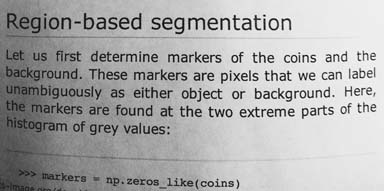
#> input picture skimage.data.page(), 384 x 191 px
$ python main.py
#> lines starting #> are read from the running program, lines starting #| are printed output that depends on the picture
### histograms.py
import numpy as np
import matplotlib.pyplot as plt
import skimage

import plotter


def adjust_intensity(in_image, in_range=None, out_range=None):
    """Implementa un algoritmo de alteración del rango dinámico de la imagen.

    :param in_image: array
        Matriz MxN con la imagen de entrada.

    :param in_range: vector, opcional
        Vector 1x2 con el rango de niveles de intensidad [imin, imax] de entrada. Si el vector está vacío (por defecto),
        el mínimo y el máximo de la imagen de entrada se usan como imin e imax.

    :param out_range: vector, opcional
        Vector 1x2 con el rango de niveles de intensidad [omin, omax] de salida. El valor por defecto es [0, 1]

    :return: out_image
        Matriz MxN con la imagen de salida después de la alteración de su rango dinámico.
    """
    if in_image.ndim > 2:
        in_image = skimage.color.rgb2gray(in_image)
    in_image = (in_image - np.min(in_image)) / (np.max(in_image) - np.min(in_image))

    if out_range is None:
        out_range = [0, 1]
    elif not isinstance(out_range, list) or len(out_range) != 2:
        raise ValueError(f"`out_range` debe ser un vector 1x2, got {out_range}.")

    if in_range is None:
        in_range = [np.min(in_image), np.max(in_image)]
    elif not isinstance(in_range, list) or len(in_range) != 2:
        raise ValueError(f"`in_range` debe ser un vector 1x2, got {in_range}.")

    out_image = out_range[0] + (
                ((out_range[1] - out_range[0]) * (in_image - in_range[0])) / (in_range[1] - in_range[0]))

    return out_image


def equalize_intensity(in_image, n_bins=256):
    """Implementa un algoritmo de ecualización de histograma.

    :param in_image: array
        Matriz MxN con la imagen de entrada.

    :param n_bins: int, opcional
        Número de bins utilizados en el procesamiento. Se asume que el intervalo de entrada [0 1] se divide en n_bins
        intervalos iguales para hacer el procesamiento, y que la imagen de salida vuelve a quedar en el intervalo [0 1].

    :return: out_image
        Matriz MxN con la imagen de salida después de la ecualización de su histograma.
    """
    if in_image.ndim > 2:
        in_image = skimage.color.rgb2gray(in_image)

    cdf = 0
    out_image = np.copy(in_image)
    d = {}

    for i in np.unique(in_image.ravel()):
        occurrence = np.count_nonzero(np.sort(in_image.ravel()) == i)
        cdf += occurrence
        h = round((cdf - 1) / (in_image.size - 1) * (n_bins - 1))
        d[i] = h

    for k, v in d.items():
        out_image[in_image == k] = v

    norm_out_image = (out_image - np.min(out_image)) / (np.max(out_image) - np.min(out_image))

    return norm_out_image


def plot_output(in_image):
    out_image_intensity = adjust_intensity(in_image, in_range=[0.3, 0.6], out_range=[0.4, 0.5])
    out_image_equalized = equalize_intensity(in_image)

    # Mostrar resultados
    fig = plt.figure(figsize=(8, 5))
    axes = np.zeros((2, 3), dtype=object)

    axes[0, 0] = fig.add_subplot(2, 3, 1)
    for i in range(1, 3):
        axes[0, i] = fig.add_subplot(2, 3, 1 + i, sharex=axes[0, 0], sharey=axes[0, 0])
    for i in range(0, 3):
        axes[1, i] = fig.add_subplot(2, 3, 4 + i)

    ax_img, ax_hist, ax_cdf = plotter.plot_img_and_hist(in_image, axes[:, 0])
    ax_img.set_title('Low contrast image')

    y_min, y_max = ax_hist.get_ylim()
    ax_hist.set_ylabel('Number of pixels')
    ax_hist.set_yticks(np.linspace(0, y_max, 5))
    ax_cdf.set_yticks([])

    ax_img, _, ax_cdf = plotter.plot_img_and_hist(out_image_intensity, axes[:, 1])
    ax_img.set_title('Intensity adjustment')
    ax_cdf.set_yticks([])

    ax_img, _, ax_cdf = plotter.plot_img_and_hist(out_image_equalized, axes[:, 2])
    ax_img.set_title('Histogram equalization')
    ax_cdf.set_yticks([])

    # prevent overlap of y-axis labels
    fig.tight_layout()
    plt.show()

### plotter.py
import matplotlib.pyplot as plt
import skimage


def plot_img_and_hist(image, axes, bins=256):
    image = skimage.util.img_as_float(image)
    ax_img, ax_hist = axes
    ax_cdf = ax_hist.twinx()

    # Mostrar imagen
    ax_img.imshow(image, cmap=plt.cm.gray, vmin=0, vmax=1)
    ax_img.set_axis_off()

    # Mostrar histograma
    ax_hist.hist(image.ravel(), bins=bins, histtype='step', color='black')
    ax_hist.ticklabel_format(axis='y', style='scientific', scilimits=(0, 0))
    ax_hist.set_xlabel('Pixel intensity')
    ax_hist.set_xlim(0, 1)
    ax_hist.set_yticks([])

    # Mostrar distribución
    img_cdf, bins = skimage.exposure.cumulative_distribution(image, bins)
    ax_cdf.plot(bins, img_cdf, 'r')
    ax_cdf.set_yticks([])

    return ax_img, ax_hist, ax_cdf

### main.py
import skimage
import histograms
import morphological
import filters
import edge

"""
>> histograms.plot_output(in_image)
"""
histograms.plot_output(skimage.data.page())
#> in adjust_intensity, `out_image = out_range[0] + ( ((out_range[1] - out_range[0]) * (in_imag..`:
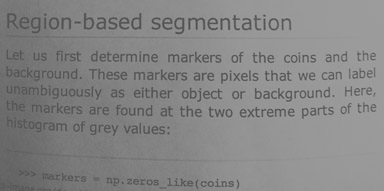
#> out_image: shape (191, 384) float64; min 0.3, max 0.633, mean 0.524
#> in plot_output, in_image is the input picture: shape (191, 384); min 0, max 255, mean 171.5
#> the loop in equalize_intensity, `for i in np.unique(in_image.ravel()):` made 255 passes
#> (occurrence, cdf, h) on passes 1 to 3: (9, 9, 0), (3, 12, 0), (1, 13, 0)
#> after the loop in equalize_intensity, `for i in np.unique(in_image.ravel()):`: cdf = 73344; d = 255 items
#> the loop in equalize_intensity, `for k, v in d.items():` made 255 passes
#> v on passes 1 to 3: 0, 0, 0
#> after the loop in equalize_intensity, `for k, v in d.items():`:
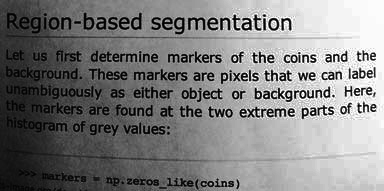
#> out_image: shape (191, 384); min 0, max 255, mean 128.5
#> in plot_img_and_hist, `img_cdf, bins = skimage.exposure.cumulative_distribution(image, bins)`: img_cdf = 256 values from 0.000123 to 1; bins = 256 values from 0.00195 to 0.998
#> in plot_output, `y_min, y_max = ax_hist.get_ylim()`: y_min = 0; y_max = 1773.5
#> in plot_output, `plt.show()`:
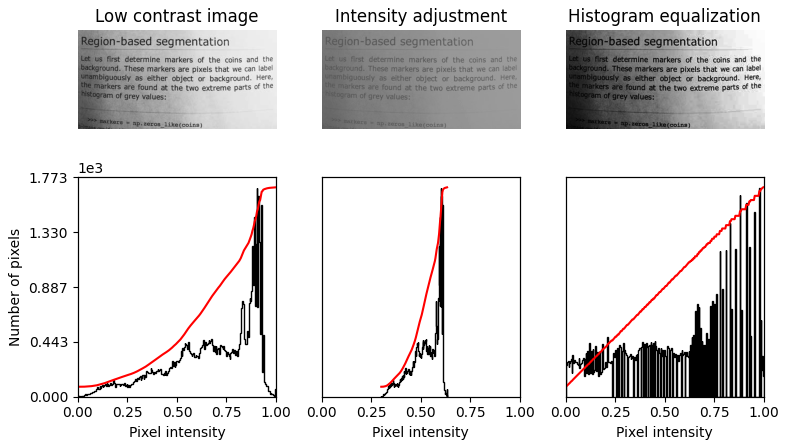
#> figure drawn by matplotlib, 9 panels

"""
>> filters.plot_output(in_image, mode="all", filter_size=9, sigma=9)

mode (por defecto, "all")
       all : Muestra todas las imágenes en un mismo panel.
     split : Muestra todas las imágenes individualmente.
    median : Muestra solo el filtro de medianas.
     gauss : Muestra solo el filtro de gauss.

filter (por defecto, 9)
    Tamaño del kernel a usar en el filtro de medianas

sigma (por defecto, 9)
    Desviación típica a la hora de construir el kernel de gauss
"""
filters.plot_output(skimage.data.coins(), mode="all")
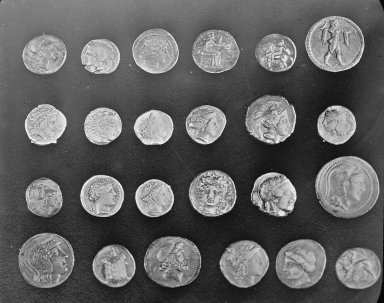
#> input picture skimage.data.coins(), 384 x 303 px
#> (the run stopped early here; a loop or call above may not have finished)
